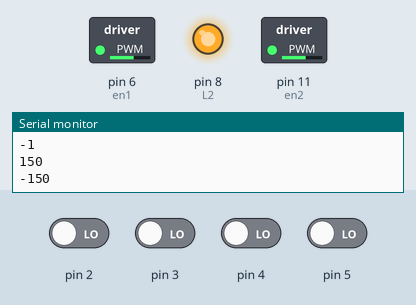
The sketch below on a simulated Arduino Uno, built with avr-gcc and run on an emulated ATmega328P. Parts: switched loads named in the sketch (green lamp = pin HIGH), output pins drawn as LEDs (lit = HIGH), the last lines printed to the serial monitor. The test bench sets the inputs (shaded band); at power-on: pin 2–5 LOW. Pins used as bus, display or sensor lines are not drawn.

Above: at 1.2 s.
1.3 s: pin 3 driven HIGH
At 1.5 s:
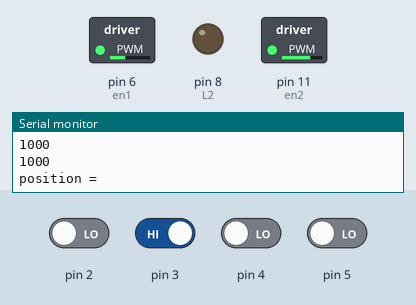
4.3 s: pin 5 driven HIGH
At 5.5 s:
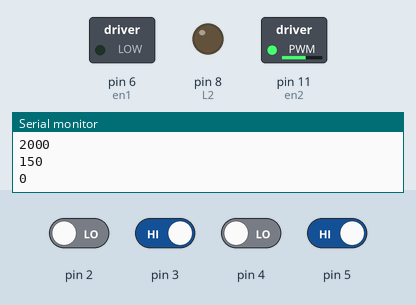
5.8 s: pin 5 driven LOW
At 6.38 s:
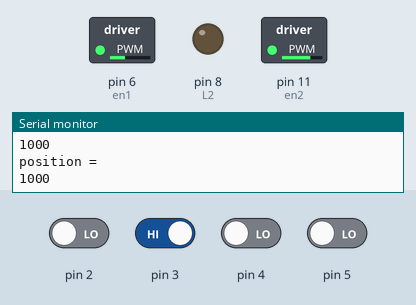
8.8 s: pin 4 driven HIGH
At 10.39 s:
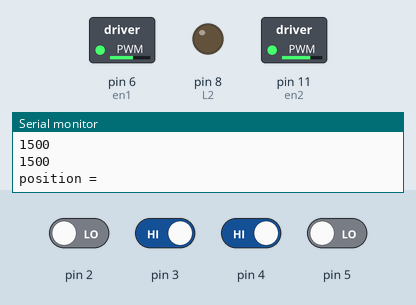
11.8 s: pin 2 driven HIGH
14.8 s: pin 4 driven LOW
Timing chart, 0 to 18.8 s (numbered marks = the images above; inputs shaded):
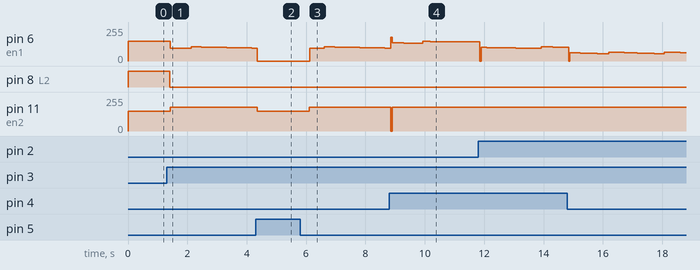

The sketch:

pid.ino
```cpp
//Program to

//define the arduino pin numbers connected to motor

int L1 = 7;

int L2 = 8;

int r1 = 12;

int r2 = 13;

int en1 = 6;

int en2 = 11;

// array to store five sensor values

int a[4] = {5, 4, 3, 2};

int last_proportional = 0;

int integral = 0;

//function prototype of different functions

char select_turn(unsigned char found_left, unsigned char found_right, unsigned char found_st);

int mod(int v);

int set_motors(int a, int b);

void turn(char dir);

void PID();

int right = 0;

int left = 0;

//setup function to define the pin Mode is input or output

void setup()

{

  pinMode(L1, OUTPUT);

  pinMode(L2, OUTPUT);

  pinMode(r1, OUTPUT);

  pinMode(r2, OUTPUT);

  pinMode(en1, OUTPUT);

  pinMode(en2, OUTPUT);

  Serial.begin(9600);

}

//infinite loop function

void loop()

{

  PID();  // calling the pid function


  unsigned char found_left = 0;

  unsigned char found_right = 0;

  unsigned char found_st = 0;

  readline();  //calling readline function to read sensor values

  if(a[0] == HIGH)  // condition check for left senor is high or not

  {

    found_left = 1;

  }

  else if(a[0] == HIGH && a[1] == HIGH && a[2] == HIGH) // condition check  for left sensor is high

  {

    found_left = 1;

  }

  else if(a[2] == HIGH && a[3] == HIGH)   // condition check for right sensor is high or not

  {

    found_right == 1;

  }

  if(a[2]== HIGH)    // condition check for middle sensor is high or not

  {

    found_st = 1;

  }

  unsigned char dir;

  dir = select_turn(found_left, found_right, found_st);

  turn(dir);

}

void PID()     // PID function definition

{

// Variable initialization

  int i;

  int power_difference = 0;

  float Kp, Ki, Kd;

  unsigned int position;

  int derivative,proportional;

  while(1)

  {

    position = readline();            //reading the sensor value and storing in variable position

     Serial.println("position = ");

    Serial.println(position);

     //replace value 2000 with your position by placing your robot at the dead centre and read the value

    proportional = ((int)position - 2000);       derivative = proportional - last_proportional;

    integral = integral+proportional;

    last_proportional = proportional;

  // value of kp ki kd, you have to make changes to make your robot move without oscillation (hit and trial method)

    Kp = 0.08;

    Ki = 0.0002;

    Kd = 1.0;

  //formula for pid to calculate error (i.e power difference)

    power_difference = proportional * Kp + integral * Ki + derivative *Kd;

    const int max = 180;  //setting the maximum speed of motor

    if(power_difference>max)

     power_difference = max;

    if(power_difference < -max)

      power_difference = (-1*max);

      if(power_difference < 0)

      {

        //set_motors(max, max-power_difference);

        set_motors(max+power_difference, max);

      }

      else

      {

        //set_motors(max+power_difference, max);

        set_motors(max, max-power_difference);

      }

      readline();

      if(a[0] == LOW && a[1] == LOW && a[2] == LOW && a[3] == LOW)

      return;

      else if(a[0]== HIGH || a[3] == HIGH)

      return;

  }

}

int readline()

{

//Read the sensor values

  a[0] = digitalRead(5);

  a[1] = digitalRead(4);

  a[2] = digitalRead(3);

  a[3] = digitalRead(2);

  int v;

//calculating the average value of sensors

  v = (3000*a[0] + 2000*a[1] + 1000*a[2] + 0*a[3])/(a[0] + a[1] + a[2] + a[3]);

  Serial.println(v);

  return v;

}

char select_turn(unsigned char found_left, unsigned char found_right, unsigned char found_st)

{

  if(found_left == 1)

  return 'L';

  if(found_st == 1)

  return 'S';

  if(found_right == 1)

  return 'R';

  else

  return 'B';

}

void turn(char dir)

{

  switch(dir)

  {

    case 'L':

    set_motors(0,150);

    delay(350);

    break;

    case 'R':

    set_motors(150,0);

    delay(350);

    break;

     case 'B':

    set_motors(-150,150);

    delay(200);

    break;

    case 'S':

    break;

  }

}

int set_motors(int l, int r)

{

  Serial.println(r);

  Serial.println(l);

  if(l>=0 && r>=0)

  {

    analogWrite(en1,mod(l));

    analogWrite(en2, mod(r));

    digitalWrite(L1, HIGH);

    digitalWrite(L2, LOW);

    digitalWrite(r1, HIGH);

    digitalWrite(r2, LOW);

  }

 else if(l<=0 && r>=0)

  {

    analogWrite(en1,mod(l));

    analogWrite(en2, mod(r));

    digitalWrite(L1, LOW);

    digitalWrite(L2, HIGH);

    digitalWrite(r1, HIGH);

    digitalWrite(r2, LOW);

  }

  else if(l>=0 && r<=0)

  {

    analogWrite(en1,mod(l));

    analogWrite(en2, mod(r));

    digitalWrite(L1, HIGH);

    digitalWrite(L2, LOW);

    digitalWrite(r1, LOW);

    digitalWrite(r2, HIGH);

  }

  else if(l==0 && r==0)

  {

    analogWrite(en1,0);

    analogWrite(en2, 0);

    digitalWrite(L1, LOW);

    digitalWrite(L2, LOW);

    digitalWrite(r1, LOW);

    digitalWrite(r2, LOW);

}

}

int mod(int v)

{

  if(v<0)

  return -1*v;

  else if(v>0)

  return v;

}


 
```

Measured:
- after the input at 1.3 s, pin 6 (en1): 150/255 → 97/255 after 0.12 s, → 96/255 0.17 s later, → 95/255 0.21 s later, → 94/255 0.21 s later, … (15 changes in this stretch); pin 8 (L2): HIGH → LOW after 0.11 s; pin 11 (en2): 150/255 → 180/255 after 0.12 s
- after the input at 4.3 s, pin 11 (en2): 180/255 → 150/255 after 0.05 s
- after the input at 5.8 s, pin 6 (en1): ramps from 107/255 to 94/255 and jumps back, once every 0.50 s; pin 11 (en2): 150/255 → 180/255 after 0.31 s
- after the input at 8.8 s, pin 11 (en2): 180/255 → 0/255 after 0.06 s, → 180/255 0.04 s later
